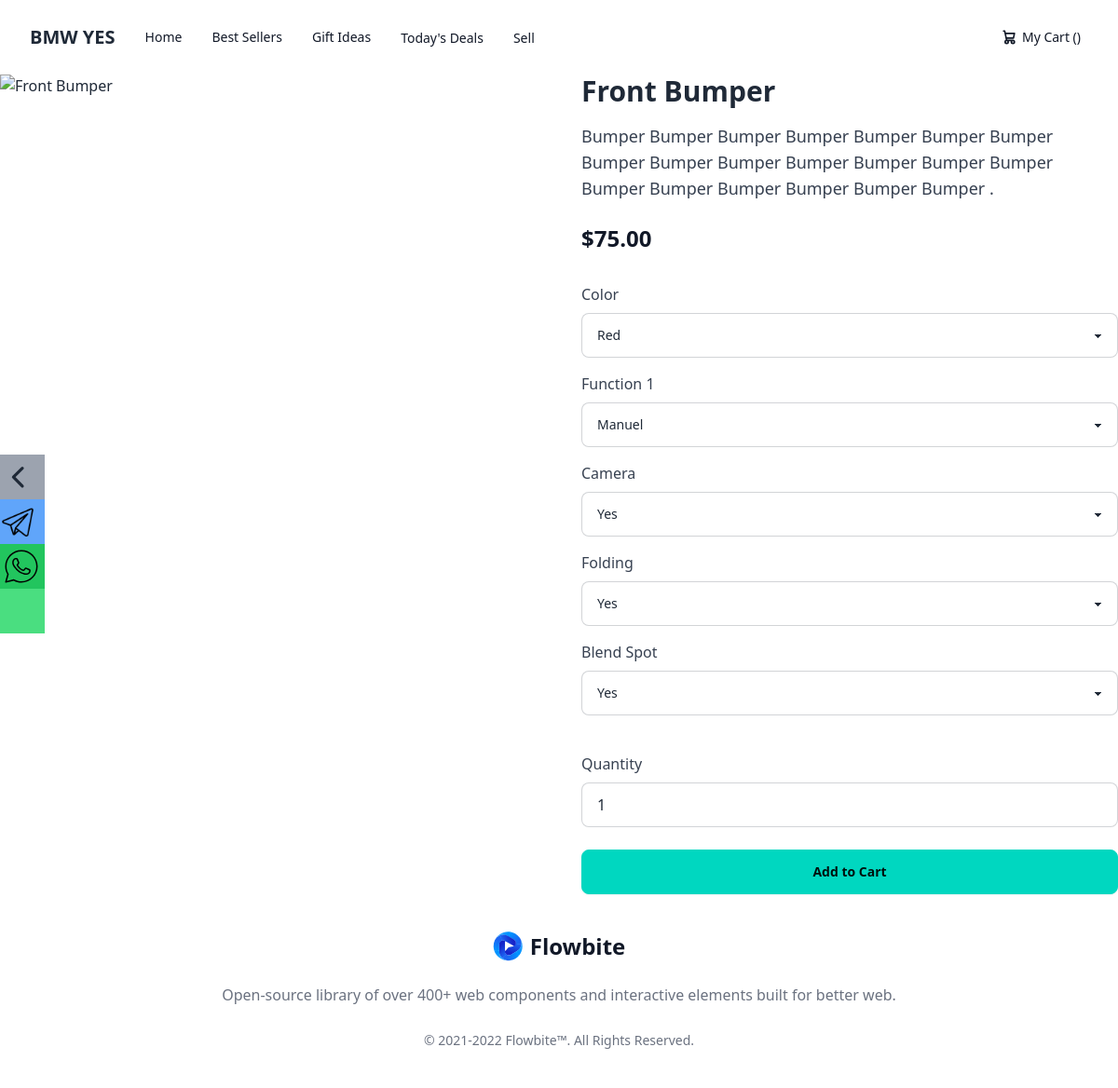
The page /product/6/ on the database its author committed.
### core/models.py (models this page shows, shortened)
class Product(models.Model):
    name = models.CharField(max_length=255)
    description = models.TextField()
    price = models.DecimalField(max_digits=10, decimal_places=2)
    years = models.TextField(null=True, blank=True)  # Comma-separated years
    brand = models.ForeignKey(Brand, related_name='products', on_delete=models.CASCADE, null=True)
    car_model = models.ForeignKey(CarModel, related_name='products', on_delete=models.CASCADE, null=True)
    slug = models.SlugField(default="", null=False, db_index=True)
    image = CloudinaryField(resource_type='image')
    options = models.ManyToManyField(Option)

class Option(models.Model):
    name = models.CharField(max_length=255) # like color, size, type,
    choices = models.CharField(max_length=255, null=True) #separated by commas like red, blue, green
    def get_choices_list(self):
        return [choice.strip() for choice in self.choices.split(',')] if self.choices else []

### core/views.py (the view)
# urls.py: path('product/<int:id>/', views.product_detail, name='product_detail'),
def product_detail(request, id):
    product = get_object_or_404(Product, id=id)
    return render(request, 'core/product_detail.html', {'product': product})

### templates/core/product_detail.html (shortened to what this page needs)
{% extends 'core/base.html' %}
{% block content %}
<div class="bg-white hidden lg:block">
    <div class="flex flex-col lg:flex-row ">
        <div class="w-full lg:w-1/2 mb-4 lg:mb-0 h-[90vh]">
            <img class="h-full w-full object-cover" src="{{ product.image.url }}" alt="{{ product.name }}" class="rounded-lg">
        </div>
        <div class="w-full flex flex-col justify-center lg:w-1/2 lg:pl-6">
            <h1 class="text-3xl font-bold text-gray-800 mb-4">{{ product.name }}</h1>
            <p class="text-lg text-gray-700 mb-6">{{ product.description }}</p>
            <p class="text-2xl font-semibold text-gray-900 mb-4">${{ product.price }}</p>
            <form hx-post="{% url 'core:edit_cart' %}" hx-target="#cart-counter-desktop" class="mt-4">
            {% if product.options.all %}
                <div class="mb-6">
                    {% for option in product.options.all %}
                        <label for="option-{{ option.id }}" class="block text-gray-700 font-medium mb-2">{{ option.name|title }}</label>
                        <select id="option-{{ option.id }}" name="option_{{ option.id }}" class="select select-bordered w-full mb-4">
                            {% for choice in option.get_choices_list %}
                                <option value="{{ choice }}">{{ choice|title }}</option>
                            {% endfor %}
                        </select>
                    {% endfor %}
                </div>
            {% endif %}
            <div class="mb-6">
                <label for="quantity" class="block text-gray-700 font-medium mb-2">Quantity</label>
                <input id="quantity" name="quantity" type="number" value="1" min="1" class="input input-bordered w-full">
            </div>
                <button type="submit" class="btn btn-accent w-full">Add to Cart</button>
            </form>
        </div>
    </div>
</div>
{% endblock %}

### templates/core/base.html (style rules this page uses)
body { background-color: #1a202c; margin: 0; padding: 0; }

### rows shown on the page
Product: name "Front Bumper", description "Bumper Bumper Bumper Bumper Bumper Bumper Bumper Bumper Bumper Bumper Bumper Bumper Bumper Bumper Bumper Bumper Bumper Bumper Bumper Bumper .", price "75.00"
Option: name "Color", choices+id "Red"
Option: name "Function 1", choices+id "Manuel"
Option: name "Camera", choices+id "Yes"
Option: name "Folding", choices+id "Yes"
Option: name "Blend Spot", choices+id "Yes"
